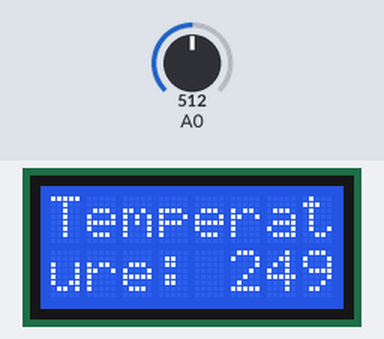
The sketch below on a simulated Arduino Uno, built with avr-gcc and run on an emulated ATmega328P. Shown: 8×2 character LCD. The test bench sets the inputs (shaded band); at power-on: A0 = 512.

Above: at 1.2 s.
1.3 s: A0 set to 716
At 2.2 s:
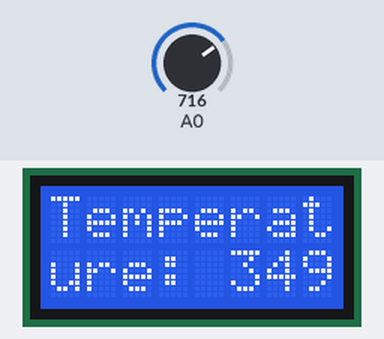
2.8 s: A0 set to 900
At 3.4 s:
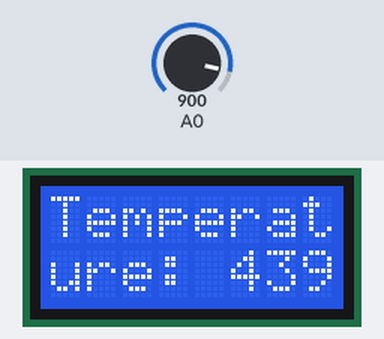
4.3 s: A0 set to 1023
At 5.7 s:
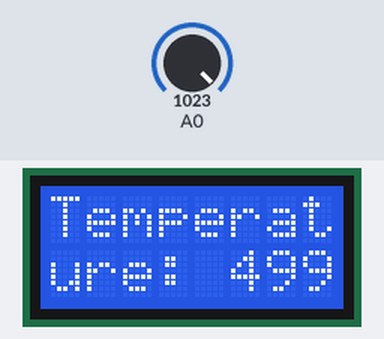
Timing chart, 0 to 7.3 s (numbered marks = the images above; inputs shaded):
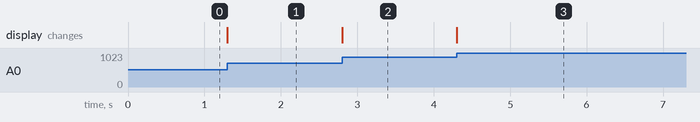

The sketch:

LCD_1Line_Temperature.ino
```cpp
/*****************************************
 LiquidCrystal - Temperature

 Demonstrates the use a 16x1 LCD display.
 It is organized as row 0 has 8 characters,
 row 1 has 8 characters

 This sketch prints "Temperature" to the LCD
 and shows the temperature.

  The circuit:
 * LCD RS pin to digital pin 12
 * LCD En pin to digital pin 11
 * LCD D4 pin to digital pin 5
 * LCD D5 pin to digital pin 4
 * LCD D6 pin to digital pin 3
 * LCD D7 pin to digital pin 2
 * LCD R/W pin to ground
 * Variable resistor wiper to LCD VO pin (pin 3)

 Adapted from code written by David A. Mellis
 Modified by Limor Fried, Tom Igoe, Tom Igoe
 ****************************************/

// include the library code:
#include <LiquidCrystal.h>

// initialize the library with interface pin #'s
LiquidCrystal lcd(12, 11, 5, 4, 3, 2);

void setup() {
  // set up the LCD's number of columns and rows:
  lcd.begin(8, 2);
  // Print the first 8 characters to the LCD.
  lcd.setCursor(0, 0);
  lcd.print("Temperat");
  // Print the last 3 characters to the LCD.
  lcd.setCursor(0, 1);
  lcd.print("ure:");
}

void loop() {
  // set the cursor to column 5 of line 1
  lcd.setCursor(5, 1);
  int Temperature=analogRead(A0)/2.05;
  // print the temperature:
  lcd.print(Temperature);
}
```

Measured:
- after the input at 1.3 s, the display: changes at once (image 1)
- after the input at 2.8 s, the display: changes at once (image 2)
- after the input at 4.3 s, the display: changes at once (image 3)
